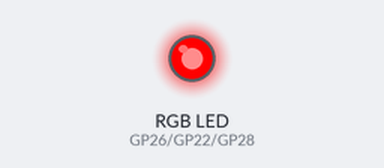
Simulated run of this program. Board: Raspberry Pi Pico running CircuitPython. Parts: an RGB LED mixed from three pins (HIGH = lit).

Above: at 1.0 s.
At 3.0 s:
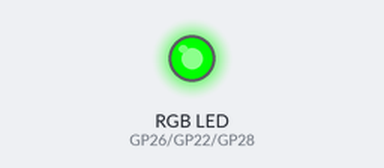
At 5.0 s:
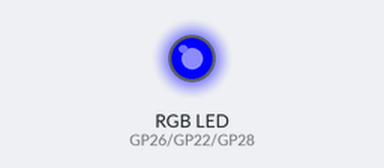
Timing chart, 0 to 7.8 s (numbered marks = the images above):
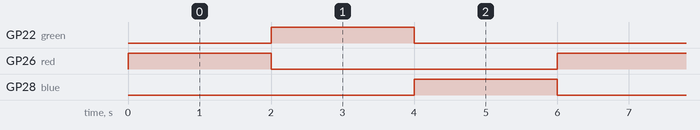

The program:

luces.py
```python
import board
import pwmio
import time

# Inicializa PWM para cada canal de color del LED RGB
red = pwmio.PWMOut(board.GP26, frequency=1000, duty_cycle=0)  # Canal rojo en GP26
green = pwmio.PWMOut(board.GP22, frequency=1000, duty_cycle=0)  # Canal verde en GP22
blue = pwmio.PWMOut(board.GP28, frequency=1000, duty_cycle=0)  # Canal azul en GP28

# Función para establecer el color del LED RGB
def set_color(r, g, b):
    red.duty_cycle = r  # Intensidad roja
    green.duty_cycle = g  # Intensidad verde
    blue.duty_cycle = b  # Intensidad azul

try:
    while True:
        set_color(65535, 0, 0)  # Rojo
        time.sleep(2)
        set_color(0, 65535, 0)  # Verde
        time.sleep(2)
        set_color(0, 0, 65535)  # Azul
        time.sleep(2)
except KeyboardInterrupt:
    set_color(0, 0, 0)  # Apagar el LED RGB en interrupción
```

Measured:
- by itself, GP22 (green), GP26 (red), GP28 (blue): alternates HIGH for 2.0 s and LOW for 4.0 s
- by itself, everything shown: repeats every 6.0 s, in 3 steps
